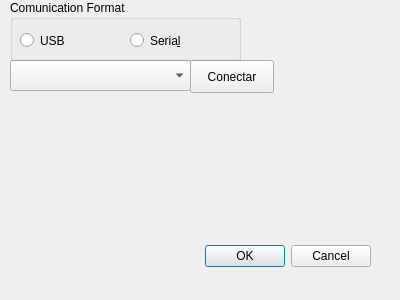
<?xml version="1.0" encoding="UTF-8"?>
<ui version="4.0">
 <class>qtMain</class>
 <widget class="QDialog" name="qtMain">
  <property name="geometry">
   <rect>
    <x>0</x>
    <y>0</y>
    <width>400</width>
    <height>300</height>
   </rect>
  </property>
  <property name="windowTitle">
   <string>Dialog</string>
  </property>
  <widget class="QDialogButtonBox" name="buttonBox">
   <property name="geometry">
    <rect>
     <x>30</x>
     <y>240</y>
     <width>341</width>
     <height>32</height>
    </rect>
   </property>
   <property name="orientation">
    <enum>Qt::Horizontal</enum>
   </property>
   <property name="standardButtons">
    <set>QDialogButtonBox::Cancel|QDialogButtonBox::Ok</set>
   </property>
  </widget>
  <widget class="QPushButton" name="bConnect">
   <property name="geometry">
    <rect>
     <x>190</x>
     <y>60</y>
     <width>84</width>
     <height>33</height>
    </rect>
   </property>
   <property name="text">
    <string>Conectar</string>
   </property>
  </widget>
  <widget class="QComboBox" name="comboBox">
   <property name="geometry">
    <rect>
     <x>10</x>
     <y>60</y>
     <width>181</width>
     <height>31</height>
    </rect>
   </property>
  </widget>
  <widget class="QGroupBox" name="groupBox">
   <property name="geometry">
    <rect>
     <x>10</x>
     <y>0</y>
     <width>231</width>
     <height>61</height>
    </rect>
   </property>
   <property name="title">
    <string>Comunication Format</string>
   </property>
   <widget class="QRadioButton" name="radioButton">
    <property name="geometry">
     <rect>
      <x>10</x>
      <y>30</y>
      <width>96</width>
      <height>21</height>
     </rect>
    </property>
    <property name="text">
     <string>USB</string>
    </property>
   </widget>
   <widget class="QRadioButton" name="radioButton_2">
    <property name="geometry">
     <rect>
      <x>120</x>
      <y>30</y>
      <width>96</width>
      <height>21</height>
     </rect>
    </property>
    <property name="text">
     <string>Seria&amp;l</string>
    </property>
   </widget>
  </widget>
 </widget>
 <resources/>
 <connections>
  <connection>
   <sender>buttonBox</sender>
   <signal>accepted()</signal>
   <receiver>qtMain</receiver>
   <slot>accept()</slot>
   <hints>
    <hint type="sourcelabel">
     <x>248</x>
     <y>254</y>
    </hint>
    <hint type="destinationlabel">
     <x>157</x>
     <y>274</y>
    </hint>
   </hints>
  </connection>
  <connection>
   <sender>buttonBox</sender>
   <signal>rejected()</signal>
   <receiver>qtMain</receiver>
   <slot>reject()</slot>
   <hints>
    <hint type="sourcelabel">
     <x>316</x>
     <y>260</y>
    </hint>
    <hint type="destinationlabel">
     <x>286</x>
     <y>274</y>
    </hint>
   </hints>
  </connection>
 </connections>
</ui>
